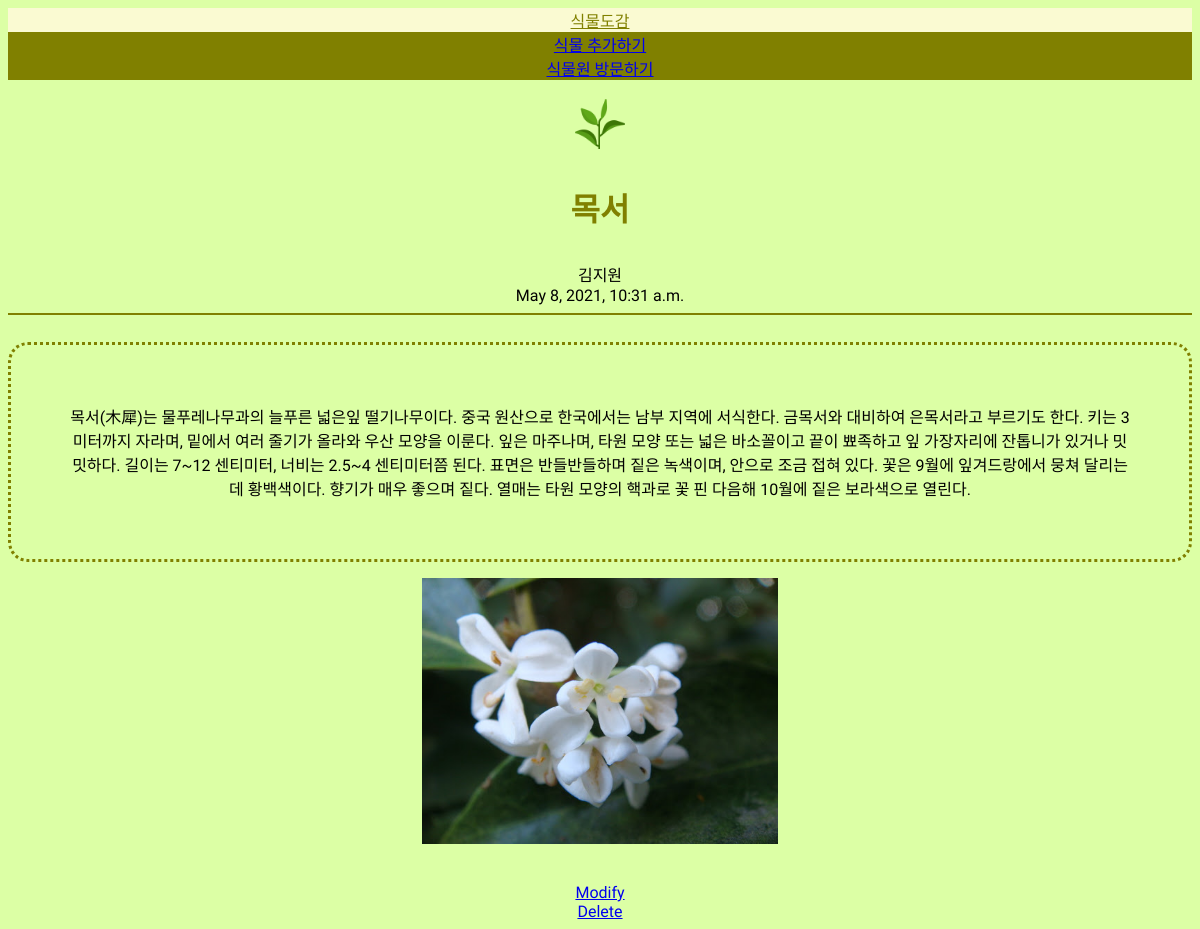
Page /blog/3 on the committed database.
### blog/models.py (models this page shows, shortened)
class Blog(models.Model):
    subject = models.CharField(max_length=200)
    author = models.CharField(max_length=100)
    date = models.DateTimeField()
    content = models.TextField()
    image = models.ImageField(upload_to = "blog/", blank=True, null=True)

### blog/views.py (the view)
# urls.py: path('<str:content_id>', detail, name="detail"),
def detail(request,content_id):
    blog = get_object_or_404(Blog, pk = content_id)
    return render(request, 'detail.html', {'blog':blog})

### blog/templates/detail.html (shortened to what this page needs)
<!DOCTYPE html>
<html>
{% extends 'base.html' %}
{% block content %}
    <h1>{{blog.subject}}</h1>
    {{blog.author}}
    <br>
    {{blog.date}}
    <hr color=olive>
    <br>
    <div id="content">
        {{blog.content}}
    </div>
    {% if blog.image %}
    <p><img src="{{blog.image.url}}" alt="" width="30%" height="30%"></p>
    {% endif %}
    <br>
    <a href="{% url 'edit' blog.id %}">Modify</a>
    <br>
    <a href="{% url 'delete' blog.id %}">Delete</a>
{% endblock %}

### blog/templates/base.html (shortened to what this page needs)
<!DOCTYPE html>
<html lang="en">
<head>
</head>
<body>
{% load static %}
<ul>
    <li><a class="active" href="{% url 'home' %}">식물도감</li></a>
    <li><a href="{% url 'new' %}">식물 추가하기</li></a>
    <li><a href="{% url 'home2' %}">식물원 방문하기</li></a>
</ul>
<br>
<a href="{%url 'home' %}">
<img src="{% static 'green-tea.png'%}" alt="" width="50" height="50">
</a>
    <div class="containter">
        {% block content %}
        {% endblock %}
    </div>
</body>
</html>

### blog/templates/base.html (style rules this page uses)
body { text-align: center; font-family: Song Myung; background: rgb(220, 255, 165); }
#content { border: dotted; border-color:olive; border-radius: 20px; padding: 5%; }
h1 { color:olive; padding: 10px; }
ul { list-style-type: none; margin: 0; padding: 0; background-color:olive; width: 100%; }
li a { display: block; }
li a.active { background-color:lightgoldenrodyellow; color: olive; }
hr { border-color:olive; }

### rows in the picture
Blog: subject "목서", author "김지원", date "May 8, 2021, 10:31 a.m.", content "목서(木犀)는 물푸레나무과의 늘푸른 넓은잎 떨기나무이다. 중국 원산으로 한국에서는 남부 지역에 서식한다. 금목서와 대비하여 은목서라고 부르기도 한다. 키는 3 미터까지 자라며, 밑에서 여러 줄기가 올라와 우산 모양을 이룬다. 잎은 마주나며, 타원 모양 또는 넓은 바소꼴이고 끝이 뾰족하고 잎 가장자리에 잔톱니가 있거나 밋밋하다. 길이는 7~12 센티미터, 너비는 2.5~4 센티미터쯤 된다. 표면은 반들반들하며 짙은 녹색이며, 안으로 조금 접혀 있다. 꽃은 9월에 잎겨드랑에서 뭉쳐 달리는데 황백색이다. 향기가 매우 좋으며 짙다. 열매는 타원 모양의 핵과로 꽃 핀 다음해 10월에 짙은 보라색으로 열린다.", image (picture)
